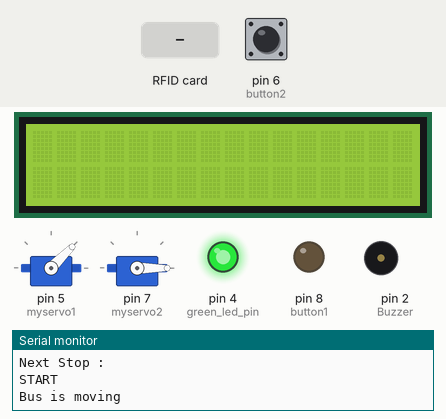
Simulated run of this sketch. Board: Arduino Uno, built with avr-gcc and run on an emulated ATmega328P. On the bench: 16×2 character LCD, 2 × servo, output pins drawn as LEDs (lit = HIGH), buzzer (waves = sounding), the last lines printed to the serial monitor. Dashed ring = blinking. The test bench sets the inputs (shaded band); at power-on: pin 6 (button2) HIGH. Pins used as bus, display or sensor lines are not drawn.

Above: at 1.3 s.
1.4 s: pin 6 (button2) pulled LOW for 3.2 s
At 4.5 s:
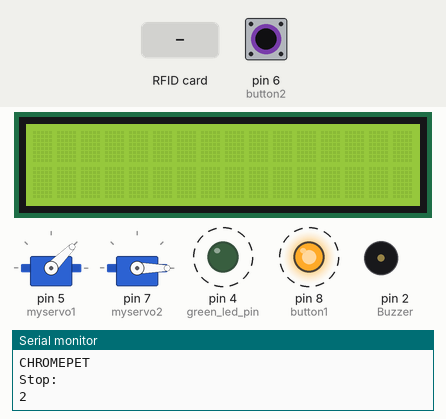
6.1 s: RFID card 30 E1 97 A3 held to the reader
At 7.3 s:
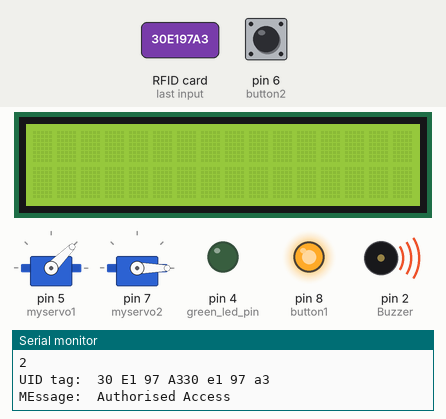
9.4 s: RFID card 30 E1 97 A3 held to the reader
At 12.11 s:
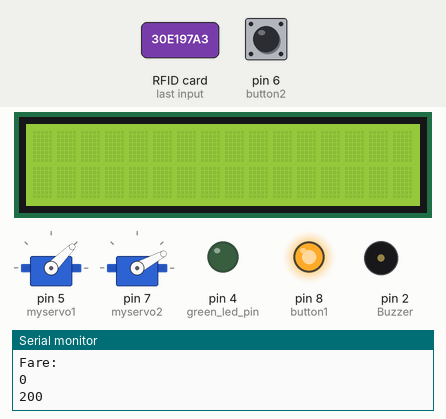
12.7 s: RFID card C3 60 03 A6 held to the reader
14.6 s: pin 6 (button2) driven LOW
16.8 s: pin 6 (button2) driven HIGH
At 17.4 s:
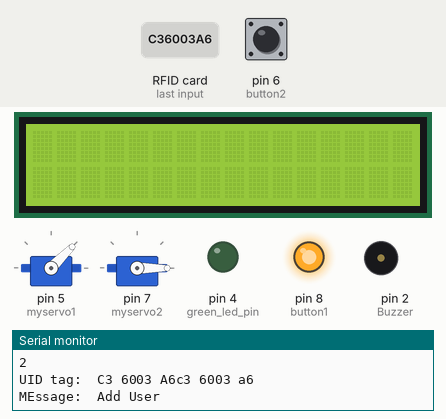
Timing chart, 0 to 19.8 s (numbered marks = the images above; inputs shaded):
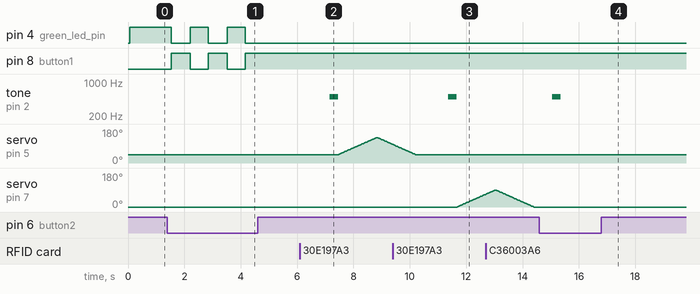

The sketch:

sip_project.ino
```cpp
#include <SPI.h>
#include <MFRC522.h>
#include <Servo.h>
#include <LiquidCrystal.h>
#define RST_PIN         9          // Configurable, see typical pin layout above
#define SS_PIN          10         // Configurable, see typical pin layout above
#define Buzzer          2          //Buzzer pin
#define button1         8          //button1 pin
#define button2         6          //button2 pin
#define red_led_pin     8          //led pin
#define green_led_pin   4
LiquidCrystal lcd(A0 ,A1 ,A2 ,A3, A4, A5);
bool recharge=false;
int A[9];
int nw;
int fare=25;
int stops=0;
bool isConductor = false;
int delaytime=5000;
String trainStops[9]={"START","TAMBARAM","CHROMEPET","PALLAVARAM","MINAMBAKKAM","GUINDY","KODAMBAKKAM","CHENNAI EGMORE","STOP"};
int dt=70;
bool bus;
int tags = 5;
int pos;
struct passenger{
  bool flag=false;
  int bal=200;
  int stop_count;
  String RF_id="";
  };
  passenger p[10];
int counter=3;
bool seats=true;
bool addUser = false;
String User = "C3 6003 A6";
String conductor ="AD 9F B0 79";
MFRC522 mfrc522(SS_PIN, RST_PIN);  // Create MFRC522 instance
Servo myservo1 ;  //servo name
Servo myservo2;
void setup() {
  lcd.begin(16,2);
  Serial.begin(9600);   // Initialize serial communications with the PC
  while (!Serial);    // Do nothing if no serial port is opened (added for Arduinos based on ATMEGA32U4)
  SPI.begin();      // Init SPI bus
 myservo1.attach(5);
 myservo1.write(45);
 myservo2.attach(7);
 myservo2.write(0);
 pinMode(button1,INPUT);
 pinMode(button2,INPUT);
 pinMode(Buzzer, OUTPUT);
 pinMode(red_led_pin,OUTPUT);
 pinMode(green_led_pin,OUTPUT);
 digitalWrite(red_led_pin,LOW);
 digitalWrite(green_led_pin,HIGH);
 pinMode(A0,INPUT);
 digitalWrite(A0,HIGH);
  pinMode(A1,INPUT);
 digitalWrite(A1,HIGH);
  pinMode(A2,INPUT);
 digitalWrite(A2,HIGH);
  pinMode(A3,INPUT);
 digitalWrite(A3,HIGH);
  pinMode(A4,INPUT);
 digitalWrite(A4,HIGH);
 pinMode(A5,INPUT);
 digitalWrite(A5,HIGH);
 digitalWrite(button2,HIGH);
 noTone(Buzzer);
  mfrc522.PCD_Init();   // Init MFRC522
  delay(4);       // Optional delay. Some board do need more time after init to be ready, see Readme
  mfrc522.PCD_DumpVersionToSerial();  // Show details of PCD - MFRC522 Card Reader details
    Serial.println("Bring Your card near the reader...");

}

void loop() {
    p[0].RF_id= "30 E1 97 A3";
    p[1].RF_id= "90 CF 67 A4";
    p[2].RF_id= "C7 3D C3 1F";
    p[3].RF_id= "60 E9 8E A3";
   // p[5].RF_id = "E3 84 D1 95";
    p[4].RF_id = "1020304";
    delay(dt);
    nw=digitalRead(button2);
    delay(dt);
    if(nw==0){
      bus = !bus;
      stops+=1;
    }
    if(stops==18){
      Serial.println("End of Journey");
      stops =0;
      return ;
    }
    if(isConductor == true){
      Serial.println("Refill of tickets active");
    }
//    emer=digitalRead(button1);
//    delay(dt);
//    if(emer==0){
//      emergency = !emergency;
//    }
//    delay(dt);
//    if(emergency){
//      Serial.println("Emergency");
//       myservo1.write(90);
//       myservo2.write(90);
//       delay(500);
//          tone(Buzzer,500);
//          delay(300);
//          noTone(Buzzer);
//       return;
//    }
//    else{
//
//    }
    if(bus){

      Serial.println("Bus is at ");
      Serial.println(trainStops[stops/2]);
      Serial.println("Stop: ");
      Serial.println(stops/2);
      digitalWrite(red_led_pin,HIGH);
      digitalWrite(green_led_pin,LOW);
      delay(500);
      for(int i=0;i<9;i++){
        int count=0;
        int j=0;
        if(p[i].flag==true && p[i].bal<= fare *((stops-(p[i].stop_count)))){
          Serial.print("User:");
          Serial.print(i);
          Serial.print("cannot travel further");
          delay(500);
          tone(Buzzer,500);
          delay(300);
          noTone(Buzzer);
          recharge=true;
          A[j]=i;
          count+=1;
          j+=1;
        }
        }
//        digitalWrite(led_pin,HIGH);
      }
    else{
      Serial.println("Bus is moving");
      digitalWrite(red_led_pin,LOW);

      digitalWrite(green_led_pin,HIGH);
      delay(500);
      Serial.println("Next Stop : ");
      Serial.println(trainStops[(stops/2)]);
//      digitalWrite(led_pin,LOW);
      return;
    }


  // Reset the loop if no new card present on the sensor/reader. This saves the entire process when idle.
  if ( ! mfrc522.PICC_IsNewCardPresent()) {
    return;
  }

  // Select one of the cards
  if ( ! mfrc522.PICC_ReadCardSerial()) {
    return;
  }

  Serial.print("UID tag: ");
  String content="";

  byte letter;
    for(byte i = 0;i < mfrc522.uid.size;i++)
    {
      Serial.print(mfrc522.uid.uidByte[i] < 0x10 ? "0":" ");
      Serial.print(mfrc522.uid.uidByte[i],HEX);
      content.concat(String(mfrc522.uid.uidByte[i] < 0x10 ? "0": " "));
      content.concat(String(mfrc522.uid.uidByte[i],HEX));
    }
    Serial.println(content.substring(1));
    Serial.print("MEssage:  ");
    content.toUpperCase();
//    if(recharge && content.substring(1)== p[2].RF_id){
//                recharge =false;
//                int j=0;
//                for(int i=0;i<9;i++){
//                        if(A[j]==i){
//                            p[i].bal=200;
//                            j+=1;
//                          }
//                    }
//                 Serial.println("Recharge successful for passengers");
//                 return;
//
//      }
   if(content.substring(1) == "AD 9F B0 79"){
          isConductor = !isConductor;
          tone(Buzzer,500);
          delay(300);
          noTone(Buzzer);
          delay(1000);
        }
  if(isConductor){
    Serial.println("Refill of Card Active");
    for(int i=0;i<9;i++){
      if(content.substring(1) == p[i].RF_id){
         p[i].bal+=100;
         Serial.println("Filled for user:");
         Serial.print(i+1);
         Serial.println("New Balance" + p[i].bal);
         tone(Buzzer,500);
          delay(300);
          noTone(Buzzer);
      }
   }
   return;
  }
  //
  if(content.substring(1) == User){
          addUser = !addUser;
          tone(Buzzer,500);
          delay(300);
          noTone(Buzzer);
          delay(1000);
        }
  if(addUser){
    Serial.println("Add User");
    if(content.substring(1) != User){
      delay(1000);
      p[tags].RF_id = content.substring(1);
      Serial.println("User Added : ");
      Serial.print(content.substring(1));
    tags++;
      }
    delay(1000);
   return;
  }


    if(counter == 0){
      for(int i=0;i<9;i++){
      if(content.substring(1) == p[i].RF_id && p[i].flag==true){
          p[i].bal -= fare * (stops-p[i].stop_count);
          Serial.println(fare * (stops-p[i].stop_count));
          Serial.println("Balance: ");
          Serial.print(p[i].bal);
          tone(Buzzer,500);
          delay(300);
          noTone(Buzzer);
          seats=false;
       for(pos=0;pos<=90;pos+=1)
  {
      myservo2.write(pos);
      delay(15);
  }
  for(pos=90;pos>=0;pos-=1)
  {
      myservo2.write(pos);
      delay(15);
  }
          p[i].flag=false;
          counter+=1;
          return;
      }

   }

    if(seats)
      {
        Serial.println("No Seats Available");
        tone(Buzzer,500);
        delay(300);
        noTone(Buzzer);
        delay(200);
        tone(Buzzer,500);
        delay(300);
        noTone(Buzzer);
        return;
  }

}


    for(int i=0;i<9;i++){
      if(content.substring(1) ==p[i].RF_id){
      Serial.println("Authorised Access");
      Serial.println();
      }
    }
    for(int i=0;i<9;i++){
      if(content.substring(1)== p[i].RF_id ){
        if(p[i].flag == true){
          p[i].bal -= fare*(stops-p[i].stop_count);
          Serial.println("Fare:");
          Serial.println((fare)*(stops-p[i].stop_count));
          Serial.println(p[i].bal);
          delay(500);
          tone(Buzzer,500);
          delay(300);
          noTone(Buzzer);
   for(pos=0;pos<=90;pos+=1)
  {
      myservo2.write(pos);
      delay(15);
  }
  for(pos=90;pos>=0;pos-=1)
  {
      myservo2.write(pos);
      delay(15);
  }
          p[i].flag=false;
          counter+=1;
          content.substring(1)=="";
          return;
        }
        else{
          if(p[i].bal==0){
                Serial.println("NO balance");
                recharge=true;
                return;
            }
          p[i].stop_count=stops;
          delay(500);
          tone(Buzzer,500);
          delay(300);
          noTone(Buzzer);
  for(pos=45;pos<=135;pos+=1)
  {
      myservo1.write(pos);
      delay(15);
  }
  for(pos=135;pos>=45;pos-=1)
  {
      myservo1.write(pos);
      delay(15);
  }
          p[i].flag=true;
          counter-=1;
          content.substring(1)=="";
        }
      }
    }

}
```

Measured:
- after the input at 1.4 s, pin 4 (green_led_pin): alternates HIGH for 0.64 s and LOW for 0.67 s, 5 changes in all, then stays LOW, starting after 0.14 s; pin 8 (button1): alternates HIGH for 0.67 s and LOW for 0.64 s, 5 changes in all, then stays HIGH, starting after 0.14 s
- after the input at 6.1 s, tone on pin 2 (Buzzer): silent → 500 Hz after 1.1 s, → silent 0.30 s later; servo on pin 5 (myservo1): rises from 45° to 135° in 1.3 s, then falls to 98° in 0.57 s
- after the input at 9.4 s, tone on pin 2 (Buzzer): silent → 500 Hz after 2.0 s, → silent 0.30 s later; servo on pin 7 (myservo2): moves from 0° to 68° over 1.0 s, starting after 2.3 s
- after the input at 16.8 s, pin 4 (green_led_pin): stops changing and stays LOW; pin 8 (button1): stops changing and stays HIGH
